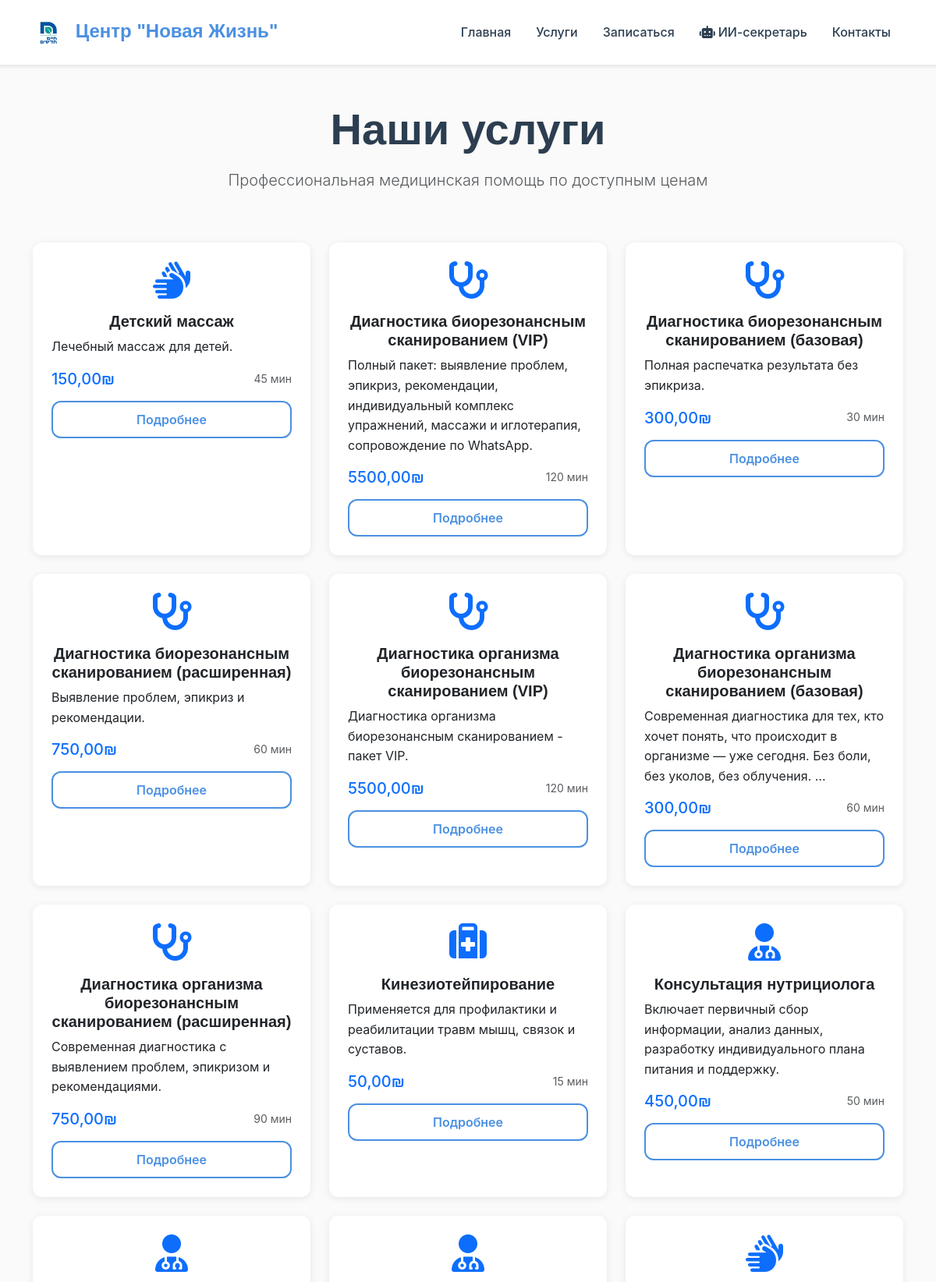
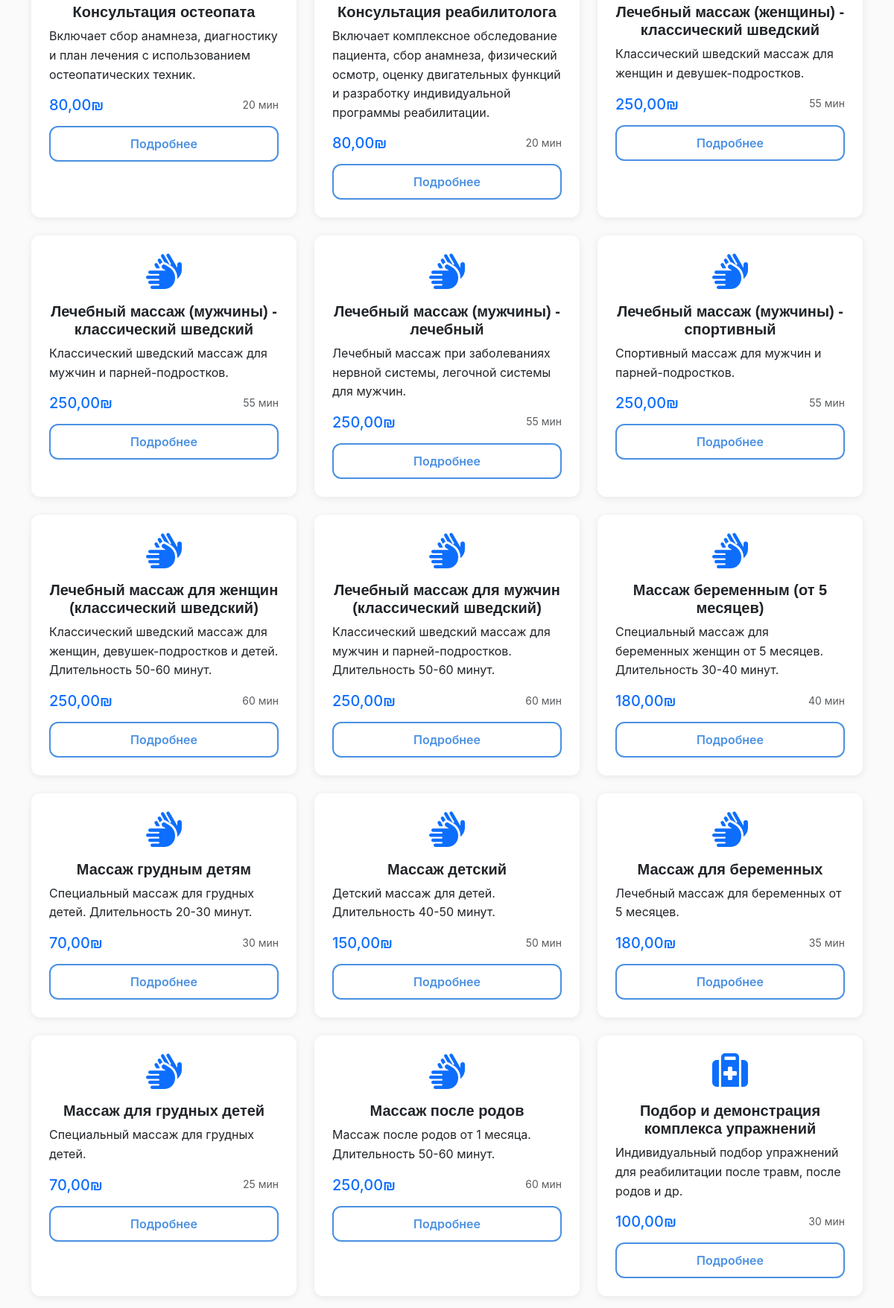
Page /services/ (upper part) on the committed database (2 pictures, top to bottom).
### core/models.py (models this page shows, shortened)
class Service(models.Model):
    CATALOG_CHOICES = [
        ('A', 'Каталог А (Израиль)'),
        ('B', 'Каталог B (Заграница)'),
    ]
    name = models.CharField(max_length=200, verbose_name="Название услуги")
    description = models.TextField(verbose_name="Описание")
    price = models.DecimalField(max_digits=10, decimal_places=2, verbose_name="Цена")
    currency = models.CharField(max_length=3, default="₪", verbose_name="Валюта")
    duration = models.IntegerField(help_text="Длительность в минутах", verbose_name="Длительность")
    catalog = models.CharField(max_length=1, choices=CATALOG_CHOICES, default='A', verbose_name="Каталог")
    is_active = models.BooleanField(default=True, verbose_name="Активна")
    created_at = models.DateTimeField(auto_now_add=True, verbose_name="Дата создания")
    class Meta:
        verbose_name = "Услуга"
        verbose_name_plural = "Услуги"
        ordering = ['catalog', 'name']

### core/views.py (the view)
# urls.py: path('services/', views.services, name='services'),
def services(request):
    services_list = Service.objects.filter(is_active=True, catalog='A').order_by('name')
    context = {
        'services': services_list,
    }
    return render(request, 'core/services.html', context)

### templates/core/services.html (shortened to what this page needs)
{% extends 'base.html' %}
{% block content %}
<div class="container py-5">
    <div class="row">
        <div class="col-12 text-center mb-5">
            <h1 class="display-4 fw-bold">Наши услуги</h1>
            <p class="lead text-muted">Профессиональная медицинская помощь по доступным ценам</p>
        </div>
    </div>
    <div class="row">
        {% for service in services %}
        <div class="col-md-6 col-lg-4 mb-4">
            <div class="card service-card h-100">
                <div class="card-body">
                    <div class="text-center mb-3">
                        {% if 'массаж' in service.name.lower %}
                            <i class="fas fa-hands text-primary" style="font-size: 3rem;"></i>
                        {% elif 'консультация' in service.name.lower %}
                            <i class="fas fa-user-md text-primary" style="font-size: 3rem;"></i>
                        {% elif 'диагностика' in service.name.lower %}
                            <i class="fas fa-stethoscope text-primary" style="font-size: 3rem;"></i>
                        {% else %}
                            <i class="fas fa-medkit text-primary" style="font-size: 3rem;"></i>
                        {% endif %}
                    </div>
                    <h5 class="card-title text-center">{{ service.name }}</h5>
                    <p class="card-text">{{ service.description|truncatewords:20 }}</p>
                    <div class="d-flex justify-content-between align-items-center mb-3">
                        <span class="h5 text-primary mb-0">{{ service.price }}{{ service.currency }}</span>
                        <small class="text-muted">{{ service.duration }} мин</small>
                    </div>
                    <div class="d-grid">
                        <a href="{% url 'core:service_detail' service.id %}" class="btn btn-outline-primary">
                            Подробнее
                        </a>
                    </div>
                </div>
            </div>
        </div>
        {% endfor %}
    </div>
</div>
{% endblock %}

### static/css/custom.css (style rules this page uses)
:root { --primary-blue: #4A90E2; --primary-green: #27AE60; --accent-orange: #F39C12; --background-cream: #FAFAFA; --text-dark: #2C3E50; --text-light: #7F8C8D; --white: #FFFFFF; --light-gray: #ECF0F1; --border-color: #E8E8E8; --gradient-primary: linear-gradient(135deg, var(--primary-blue) 0%, var(--primary-green) 100%); --gradient-warm: linear-gradient(135deg, var(--accent-orange) 0%, #E67E22 100%); --gradient-soft: linear-gradient(135deg, #F8F9FA 0%, var(--background-cream) 100%); --shadow-soft: 0 2px 10px rgba(0, 0, 0, 0.08); --shadow-medium: 0 4px 20px rgba(0, 0, 0, 0.12); --shadow-strong: 0 8px 30px rgba(0, 0, 0, 0.15); --radius-small: 8px; --radius-medium: 12px; --radius-large: 20px; --transition-fast: 0.2s ease; --transition-medium: 0.3s ease; --transition-slow: 0.5s ease; }
body { font-family: 'Inter', -apple-system, BlinkMacSystemFont, 'Segoe UI', sans-serif; background-color: var(--background-cream); color: var(--text-dark); line-height: 1.6; }
h1, h2, h3, h4, h5, h6 { font-family: 'Poppins', sans-serif; font-weight: 600; color: var(--text-dark); margin-bottom: 1rem; }
.btn-outline-primary { border: 2px solid var(--primary-blue); color: var(--primary-blue); background: transparent; padding: 10px 28px; border-radius: var(--radius-medium); font-weight: 600; transition: var(--transition-medium); }
.service-card { background: var(--white); border: none; border-radius: var(--radius-large); box-shadow: var(--shadow-soft); transition: var(--transition-medium); overflow: hidden; height: 100%; }
.service-card .card-body { padding: 1.5rem; }
.card { border: none; border-radius: var(--radius-medium); box-shadow: var(--shadow-soft); background: var(--white); }

### rows in the picture
Service: name "Детский массаж", description "Лечебный массаж для детей.", price "150,00", currency "₪", duration "45"
Service: name "Диагностика биорезонансным сканированием (VIP)", description "Полный пакет: выявление проблем, эпикриз, рекомендации, индивидуальный комплекс упражнений, массажи и иглотерапия, сопровождение по WhatsApp.", price "5500,00", currency "₪", duration "120"
Service: name "Диагностика биорезонансным сканированием (базовая)", description "Полная распечатка результата без эпикриза.", price "300,00", currency "₪", duration "30"
Service: name "Диагностика биорезонансным сканированием (расширенная)", description "Выявление проблем, эпикриз и рекомендации.", price "750,00", currency "₪", duration "60"
Service: name "Диагностика организма биорезонансным сканированием (VIP)", description "Диагностика организма биорезонансным сканированием - пакет VIP.", price "5500,00", currency "₪", duration "120"
Service: name "Диагностика организма биорезонансным сканированием (базовая)", description "Современная диагностика для тех, кто хочет понять, что происходит в организме — уже сегодня. Без боли, без уколов, без облучения. …", price "300,00", currency "₪", duration "60"
Service: name "Диагностика организма биорезонансным сканированием (расширенная)", description "Современная диагностика с выявлением проблем, эпикризом и рекомендациями.", price "750,00", currency "₪", duration "90"
Service: name "Кинезиотейпирование", description "Применяется для профилактики и реабилитации травм мышц, связок и суставов.", price "50,00", currency "₪", duration "15"
Service: name "Консультация нутрициолога", description "Включает первичный сбор информации, анализ данных, разработку индивидуального плана питания и поддержку.", price "450,00", currency "₪", duration "50"
Service: name "Консультация остеопата", description "Включает сбор анамнеза, диагностику и план лечения с использованием остеопатических техник.", price "80,00", currency "₪", duration "20"
Service: name "Консультация реабилитолога", description "Включает комплексное обследование пациента, сбор анамнеза, физический осмотр, оценку двигательных функций и разработку индивидуальной программы реабилитации.", price "80,00", currency "₪", duration "20"
Service: name "Лечебный массаж (женщины) - классический шведский", description "Классический шведский массаж для женщин и девушек-подростков.", price "250,00", currency "₪", duration "55"
Service: name "Лечебный массаж (мужчины) - классический шведский", description "Классический шведский массаж для мужчин и парней-подростков.", price "250,00", currency "₪", duration "55"
Service: name "Лечебный массаж (мужчины) - лечебный", description "Лечебный массаж при заболеваниях нервной системы, легочной системы для мужчин.", price "250,00", currency "₪", duration "55"
Service: name "Лечебный массаж (мужчины) - спортивный", description "Спортивный массаж для мужчин и парней-подростков.", price "250,00", currency "₪", duration "55"
Service: name "Лечебный массаж для женщин (классический шведский)", description "Классический шведский массаж для женщин, девушек-подростков и детей. Длительность 50-60 минут.", price "250,00", currency "₪", duration "60"
Service: name "Лечебный массаж для мужчин (классический шведский)", description "Классический шведский массаж для мужчин и парней-подростков. Длительность 50-60 минут.", price "250,00", currency "₪", duration "60"
Service: name "Массаж беременным (от 5 месяцев)", description "Специальный массаж для беременных женщин от 5 месяцев. Длительность 30-40 минут.", price "180,00", currency "₪", duration "40"
Service: name "Массаж грудным детям", description "Специальный массаж для грудных детей. Длительность 20-30 минут.", price "70,00", currency "₪", duration "30"
Service: name "Массаж детский", description "Детский массаж для детей. Длительность 40-50 минут.", price "150,00", currency "₪", duration "50"
Service: name "Массаж для беременных", description "Лечебный массаж для беременных от 5 месяцев.", price "180,00", currency "₪", duration "35"
Service: name "Массаж для грудных детей", description "Специальный массаж для грудных детей.", price "70,00", currency "₪", duration "25"
Service: name "Массаж после родов", description "Массаж после родов от 1 месяца. Длительность 50-60 минут.", price "250,00", currency "₪", duration "60"
Service: name "Подбор и демонстрация комплекса упражнений", description "Индивидуальный подбор упражнений для реабилитации после травм, после родов и др.", price "100,00", currency "₪", duration "30"
